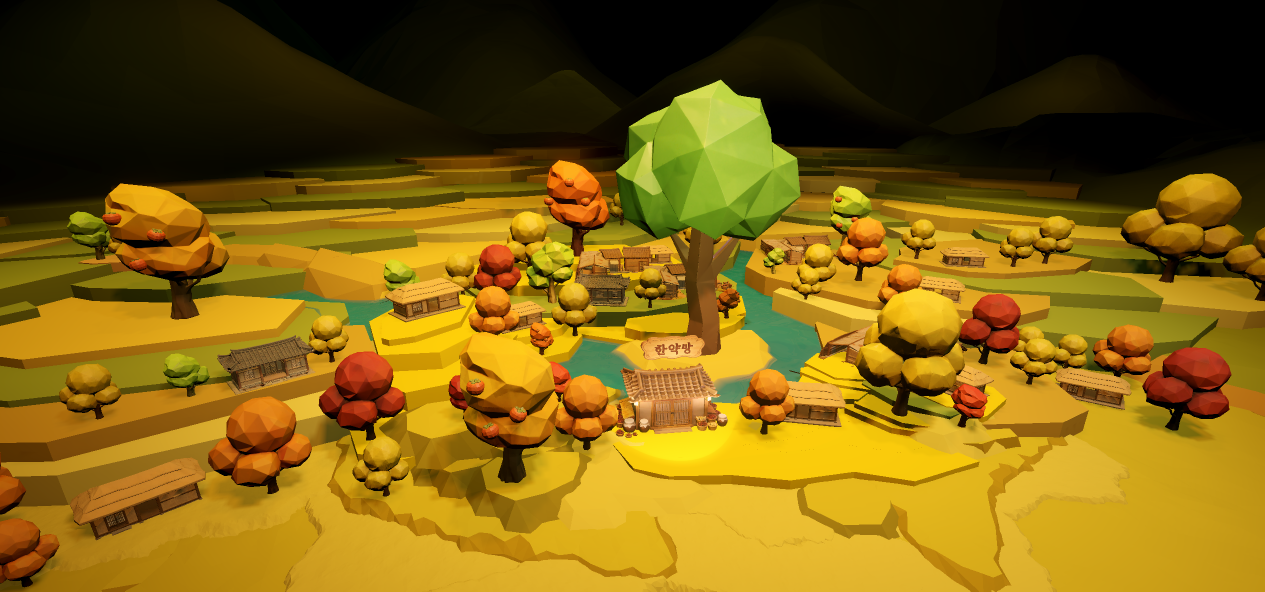
#> input picture output/images/world/03-world-full.png, 2530 x 1183 px (shown at 1/2 size)
$ python prepare-images.py
#> lines starting #> are read from the running program, lines starting #| are printed output that depends on the picture
"""Build responsive image assets without changing the source screenshots."""
from pathlib import Path
from PIL import Image, ImageOps

root = Path(__file__).resolve().parents[1] / 'output'
source = root / 'images' / 'world'
destination = root / 'images' / 'optimized'
destination.mkdir(parents=True, exist_ok=True)
for path in sorted(source.glob('*.png')):
    with Image.open(path) as image:
#> image is the input picture: PIL image 2530x1183 RGBA; mean R, G, B, A 127.7, 97.5, 16.6, 255
        image = image.convert('RGB')
#> image: PIL image 2530x1183 RGB
        for target in (640, 1280, 1600):
            width = min(target, image.width)
            height = round(image.height * width / image.width)
            image.resize((width, height), Image.Resampling.LANCZOS).save(
                destination / f'{path.stem}-{target}.webp', quality=84, method=6)
#> this loop made 3 passes
#> pass 1, `image.resize((width, height), Image.Resampling.LANCZOS).save( destinat..`:
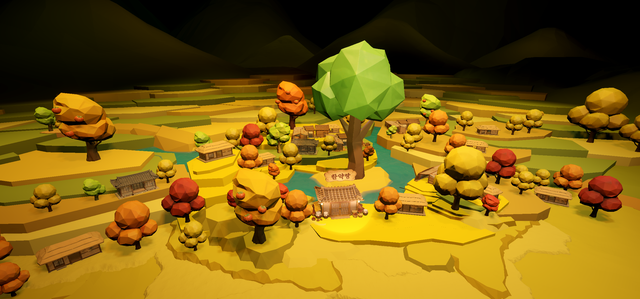
#> saved as 03-world-full-640.webp: PIL image 640x299 RGB; mean R, G, B 127.7, 97.5, 16.7
#> pass 2, `image.resize((width, height), Image.Resampling.LANCZOS).save( destinat..`:
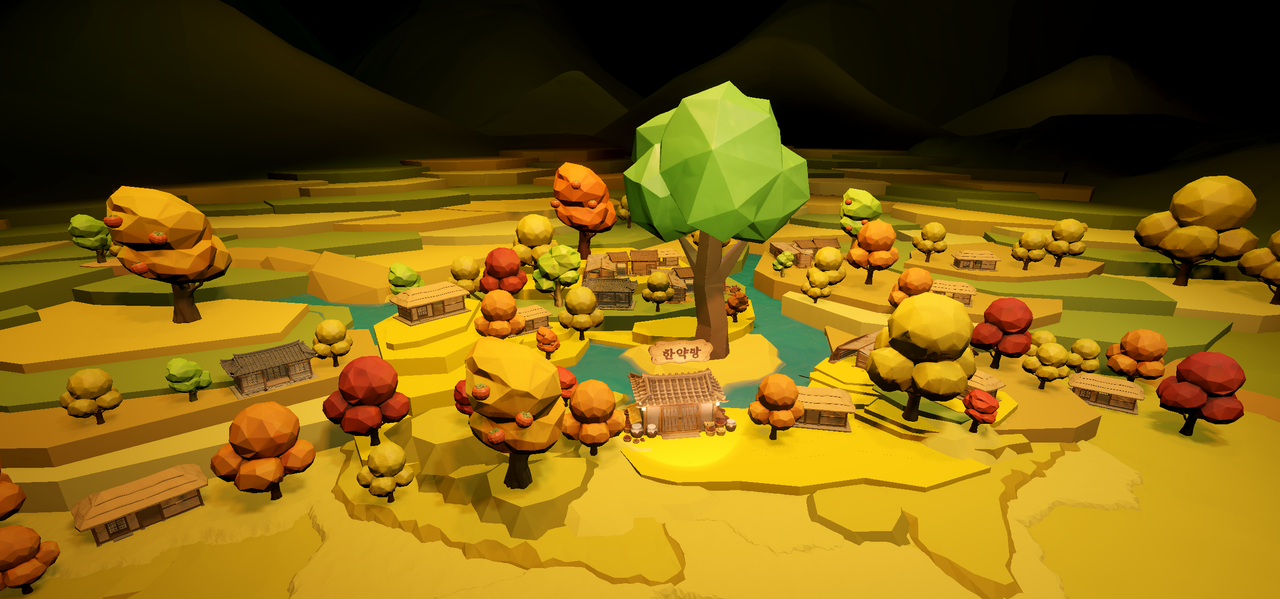
#> saved as 03-world-full-1280.webp: PIL image 1280x599 RGB; mean R, G, B 127.8, 97.5, 16.7
with Image.open(source / '03-world-full.png') as image:
    ImageOps.fit(image.convert('RGB'), (1200, 630), method=Image.Resampling.LANCZOS).save(
        root / 'images' / 'og-world.jpg', quality=88, optimize=True)
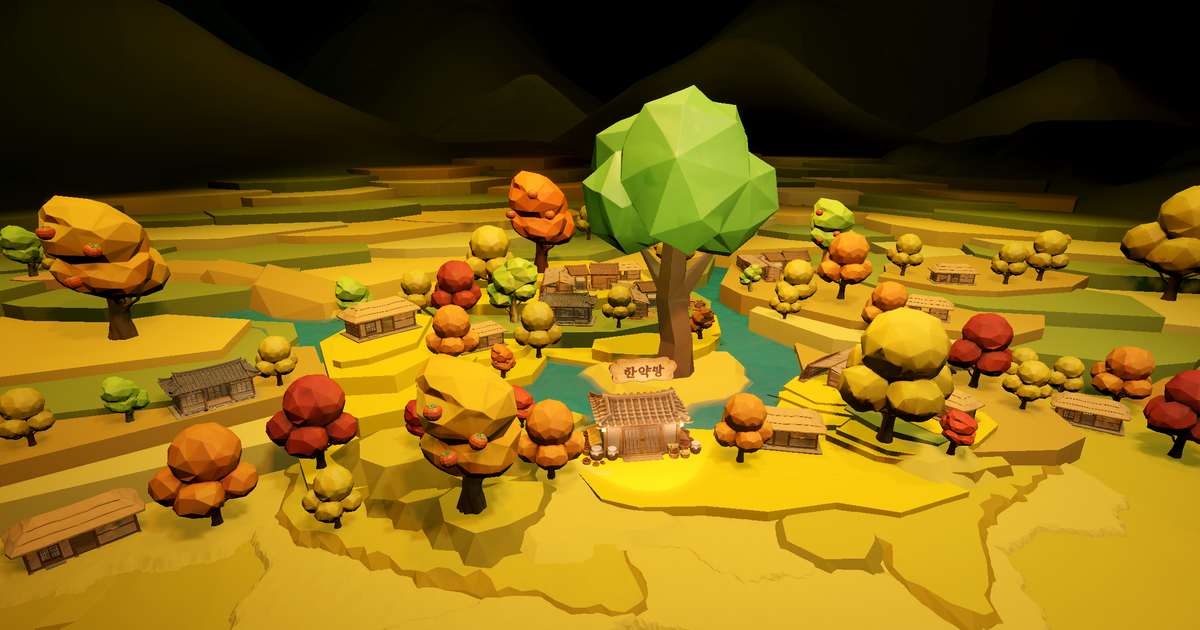
#> saved as og-world.jpg: PIL image 1200x630 RGB; mean R, G, B 131.2, 100.7, 17.6
original = sum(path.stat().st_size for path in source.glob('*.png'))
optimized = sum(path.stat().st_size for path in destination.glob('*-1280.webp'))
print(f'Original gallery: {original:,} bytes; 1280px gallery: {optimized:,} bytes; reduction: {100 * (1 - optimized / original):.1f}%')
